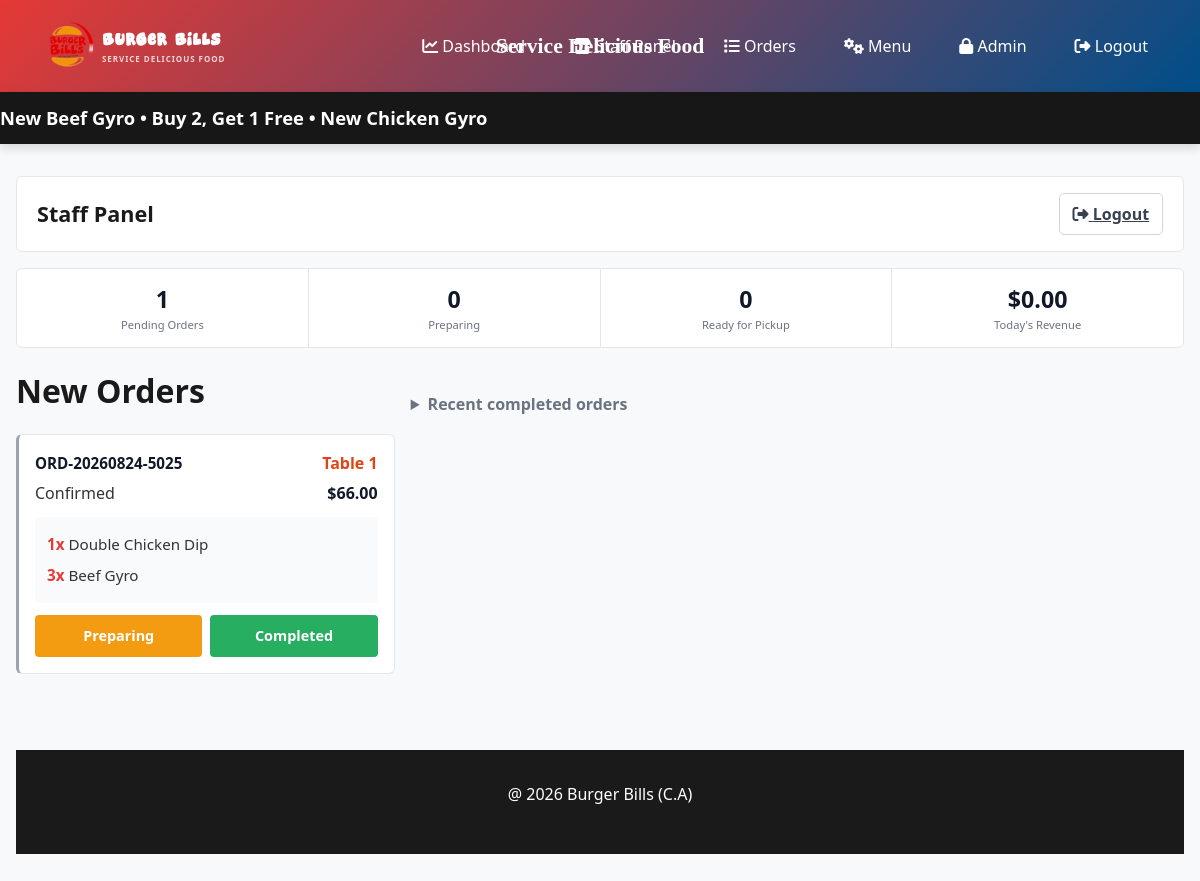
Before: /staff/panel/ (signed in) with the older database file.
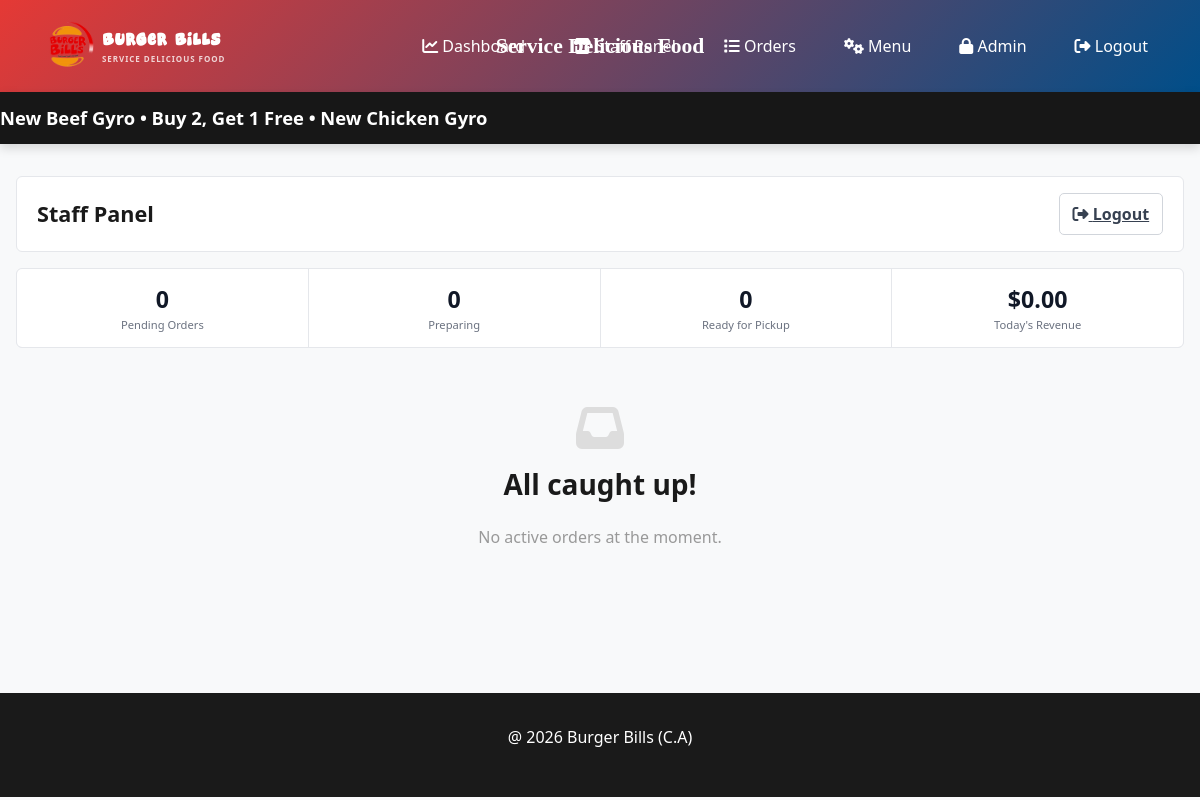
After: the same page with the newer database file.
### menu/models.py (models this page shows, shortened)
class Order(models.Model):
    ORDER_STATUS_CHOICES = [
        ('pending', 'Pending'),
        ('confirmed', 'Confirmed'),
        ('preparing', 'Preparing'),
        ('ready', 'Ready'),
        ('completed', 'Completed'),
        ('cancelled', 'Cancelled'),
    ]
    ORDER_TYPE_CHOICES = [
        ('dine_in', 'Dine In'),
        ('pickup', 'Pickup'),
    ]
    table = models.ForeignKey(Table, on_delete=models.CASCADE, related_name='orders', null=True, blank=True)
    order_number = models.CharField(max_length=20, unique=True)
    status = models.CharField(max_length=20, choices=ORDER_STATUS_CHOICES, default='pending')
    order_type = models.CharField(max_length=20, choices=ORDER_TYPE_CHOICES, default='dine_in')
    customer_name = models.CharField(max_length=200, blank=True)
    customer_phone = models.CharField(max_length=20, blank=True)
    customer_email = models.EmailField(blank=True)
    total_amount = models.DecimalField(max_digits=10, decimal_places=2, default=0)
    special_instructions = models.TextField(blank=True)
    estimated_time = models.IntegerField(default=20, help_text="Estimated time in minutes")
    is_called = models.BooleanField(default=False, help_text="Customer has been called to pick up")
    called_at = models.DateTimeField(blank=True, null=True)
    cart_expires_at = models.DateTimeField(blank=True, null=True, help_text="Cart auto-expires after 5 minutes of inactivity")
    created_at = models.DateTimeField(auto_now_add=True)
    updated_at = models.DateTimeField(auto_now=True)
    completed_at = models.DateTimeField(blank=True, null=True)
    class Meta:
        ordering = ['-created_at']

class Table(models.Model):
    number = models.IntegerField(unique=True)
    capacity = models.IntegerField(default=4)
    qr_code = models.ImageField(upload_to='qr_codes/', blank=True, null=True)
    qr_access_token = models.UUIDField(default=uuid.uuid4, editable=False)
    qr_code_generated_at = models.DateTimeField(default=timezone.now, help_text="Timestamp when QR code was last generated")
    is_active = models.BooleanField(default=True)
    created_at = models.DateTimeField(auto_now_add=True)
    menu_access_timeout_minutes = models.IntegerField(
        default=60,
        help_text="Customer menu access expires after this many minutes of inactivity"
    )
    class Meta:
        ordering = ['number']

class OrderItem(models.Model):
    order = models.ForeignKey(Order, on_delete=models.CASCADE, related_name='items')
    menu_item = models.ForeignKey(MenuItem, on_delete=models.SET_NULL, null=True)
    quantity = models.IntegerField(default=1)
    unit_price = models.DecimalField(max_digits=8, decimal_places=2)
    special_requests = models.TextField(blank=True, help_text="e.g., No onions, Extra cheese")
    created_at = models.DateTimeField(auto_now_add=True)
    class Meta:
        ordering = ['created_at']

class MenuItem(models.Model):
    category = models.ForeignKey(Category, on_delete=models.CASCADE, related_name='items')
    name = models.CharField(max_length=200)
    description = models.TextField()
    price = models.DecimalField(max_digits=8, decimal_places=2)
    image = models.ImageField(upload_to='menu_items/', blank=True, null=True)
    is_available = models.BooleanField(default=True)
    is_vegetarian = models.BooleanField(default=False)
    is_vegan = models.BooleanField(default=False)
    is_spicy = models.BooleanField(default=False)
    is_gluten_free = models.BooleanField(default=False)
    rating = models.FloatField(default=0.0)
    order = models.IntegerField(default=0)
    created_at = models.DateTimeField(auto_now_add=True)
    updated_at = models.DateTimeField(auto_now=True)
    has_sizes = models.BooleanField(default=False, help_text="Enable size options (S, M, L)")
    size_small_price = models.DecimalField(max_digits=8, decimal_places=2, default=0, help_text="Price for small size")
    size_medium_price = models.DecimalField(max_digits=8, decimal_places=2, default=0, help_text="Price for medium size")
    size_large_price = models.DecimalField(max_digits=8, decimal_places=2, default=0, help_text="Price for large size")
    class Meta:
        ordering = ['category', 'order', 'name']
        indexes = [
            models.Index(fields=['category', 'is_available']),
        ]

### menu/views.py (the view)
# urls.py: path('staff/panel/', views.staff_panel, name='staff_panel'),
@login_required(login_url='staff_login')
def staff_panel(request):
    if not request.user.is_staff:
        return redirect('staff_login')
    pending_orders = Order.objects.filter(status='confirmed').order_by('-created_at')
    preparing_orders = Order.objects.filter(status='preparing').order_by('-created_at')
    ready_orders = Order.objects.filter(status='ready').order_by('-created_at')
    completed_orders = Order.objects.filter(status='completed').order_by('-created_at')[:10]
    today = timezone.now().date()
    daily_revenue = Order.objects.filter(
        status='completed',
        completed_at__date=today
    ).aggregate(Sum('total_amount'))['total_amount__sum'] or 0
    daily_orders_count = Order.objects.filter(
        status='completed',
        completed_at__date=today
    ).count()
    context = {
        'pending_orders': pending_orders,
        'preparing_orders': preparing_orders,
        'ready_orders': ready_orders,
        'completed_orders': completed_orders,
        'daily_revenue': daily_revenue,
        'daily_orders_count': daily_orders_count,
        'total_pending': pending_orders.count(),
        'total_preparing': preparing_orders.count(),
        'total_ready': ready_orders.count(),
        'staff_marquee': MarqueeSettings.load().staff_message,
    }
    return render(request, 'menu/staff_panel.html', context)

### menu/models.py (called while the page is built)
    @classmethod
    def load(cls):
        settings, _ = cls.objects.get_or_create(pk=1)
        return settings

### templates/menu/staff_panel.html (shortened to what this page needs)
{% extends 'menu/base.html' %}
{% block content %}
<div class="staff-header">
    <div class="d-flex justify-content-between align-items-center flex-wrap gap-2">
        <div>
            <h1> Staff Panel</h1>
        </div>
        <a href="{% url 'staff_logout' %}" class="logout-btn">
            <i class="fas fa-sign-out-alt"></i> Logout
        </a>
    </div>
</div>
<div class="staff-summary">
    <div>
        <div class="stats-card pending">
            <div class="label">Pending Orders</div>
            <div class="number">{{ total_pending }}</div>
        </div>
    </div>
    <div>
        <div class="stats-card preparing">
            <div class="label">Preparing</div>
            <div class="number">{{ total_preparing }}</div>
        </div>
    </div>
    <div>
        <div class="stats-card ready">
            <div class="label">Ready for Pickup</div>
            <div class="number">{{ total_ready }}</div>
        </div>
    </div>
    <div>
        <div class="stats-card completed">
            <div class="label">Today's Revenue</div>
            <div class="number">${{ daily_revenue|floatformat:2 }}</div>
        </div>
    </div>
</div>
<div class="orders-board">
{% if pending_orders %}
<div class=\"order-section\">
    <h2 class=\"section-title\"> New Orders</h2>
    {% for order in pending_orders %}
        <div class="order-card">
            <div class="order-header">
                <span class="order-number">
                     {{ order.order_number }}
                </span>
                <span class="table-badge">
                     Table {{ order.table.number }}
                </span>
                <span class=\"status-badge status-confirmed\">Confirmed</span>
                <span class="order-total">${{ order.total_amount }}</span>
            </div>
            <div class="order-items">
                {% for item in order.items.all %}
                    <div class="order-item">
                        <span class="order-item-qty">{{ item.quantity }}x</span> {{ item.menu_item.name }}
                    </div>
                {% endfor %}
            </div>
            <div class="order-actions">
                <button class="btn-small btn-preparing" onclick="updateOrderStatus({{ order.id }}, 'preparing')">
                    Preparing
                </button>
                <button class="btn-small btn-complete" onclick="updateOrderStatus({{ order.id }}, 'completed')">
                    Completed
                </button>
            </div>
        </div>
    {% endfor %}
{% endif %}
</div>
{% if completed_orders %}
<details class="completed-orders">
    <summary>Recent completed orders</summary>
</details>
{% endif %}
{% if not pending_orders and not preparing_orders and not ready_orders %}
    <div class="empty-state">
        <i class="fas fa-inbox"></i>
        <h3>All caught up!</h3>
        <p>No active orders at the moment.</p>
    </div>
{% endif %}
{% endblock %}

Changed rows visible on the page:
removed Order: order_number "ORD-20260824-5025", table.number "1", total_amount "66.00"
removed OrderItem: quantity "1", menu_item.name "Double Chicken Dip"
removed OrderItem: quantity "3", menu_item.name "Beef Gyro"
Other visible differences:
{{ total_pending }}: "1" → "0"
text no longer shown: "New Orders Recent completed orders"
text now shown: "All caught up! No active orders at the moment."
